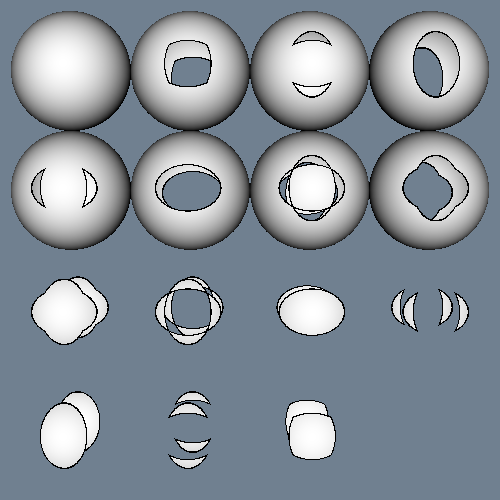

Write the Python code that produced this figure.
#!/usr/bin/env python
# Demonstrate boolean texture mapping with quadric implicit functions on spheres.

import vtkmodules.vtkInteractionStyle  # noqa: F401
import vtkmodules.vtkRenderingOpenGL2  # noqa: F401

from vtkmodules.vtkCommonDataModel import vtkQuadric
from vtkmodules.vtkFiltersSources import vtkSphereSource
from vtkmodules.vtkFiltersTexture import vtkImplicitTextureCoords
from vtkmodules.vtkImagingHybrid import vtkBooleanTexture
from vtkmodules.vtkRenderingCore import (
    vtkActor,
    vtkDataSetMapper,
    vtkRenderWindow,
    vtkRenderWindowInteractor,
    vtkRenderer,
    vtkTexture,
)

solid_texture = (255, 255)
clear_texture = (255, 0)
edge_texture = (0, 255)

# Define two elliptical cylinders.
quadric_1 = vtkQuadric()
quadric_1.SetCoefficients(1, 2, 0, 0, 0, 0, 0, 0, 0, -0.07)
quadric_2 = vtkQuadric()
quadric_2.SetCoefficients(2, 1, 0, 0, 0, 0, 0, 0, 0, -0.07)

# Create a sphere source.
sphere_source = vtkSphereSource()
sphere_source.SetPhiResolution(50)
sphere_source.SetThetaResolution(50)

# Create texture coordinates.
tcoords = vtkImplicitTextureCoords()
tcoords.SetInputConnection(sphere_source.GetOutputPort())
tcoords.SetRFunction(quadric_1)
tcoords.SetSFunction(quadric_2)

# Boolean textures for each case.
bool_tex_0 = vtkBooleanTexture()
bool_tex_0.SetXSize(256)
bool_tex_0.SetYSize(256)
bool_tex_0.SetThickness(1)
bool_tex_0.SetInIn(solid_texture)
bool_tex_0.SetOutIn(solid_texture)
bool_tex_0.SetInOut(solid_texture)
bool_tex_0.SetOutOut(solid_texture)
bool_tex_0.SetOnOn(solid_texture)
bool_tex_0.SetOnIn(solid_texture)
bool_tex_0.SetOnOut(solid_texture)
bool_tex_0.SetInOn(solid_texture)
bool_tex_0.SetOutOn(solid_texture)
bool_tex_0.Update()

bool_tex_1 = vtkBooleanTexture()
bool_tex_1.SetXSize(256)
bool_tex_1.SetYSize(256)
bool_tex_1.SetThickness(1)
bool_tex_1.SetInIn(clear_texture)
bool_tex_1.SetOutIn(solid_texture)
bool_tex_1.SetInOut(solid_texture)
bool_tex_1.SetOutOut(solid_texture)
bool_tex_1.SetOnOn(edge_texture)
bool_tex_1.SetOnIn(edge_texture)
bool_tex_1.SetOnOut(solid_texture)
bool_tex_1.SetInOn(edge_texture)
bool_tex_1.SetOutOn(solid_texture)
bool_tex_1.Update()

bool_tex_2 = vtkBooleanTexture()
bool_tex_2.SetXSize(256)
bool_tex_2.SetYSize(256)
bool_tex_2.SetThickness(1)
bool_tex_2.SetInIn(solid_texture)
bool_tex_2.SetOutIn(clear_texture)
bool_tex_2.SetInOut(solid_texture)
bool_tex_2.SetOutOut(solid_texture)
bool_tex_2.SetOnOn(edge_texture)
bool_tex_2.SetOnIn(edge_texture)
bool_tex_2.SetOnOut(solid_texture)
bool_tex_2.SetInOn(solid_texture)
bool_tex_2.SetOutOn(edge_texture)
bool_tex_2.Update()

bool_tex_3 = vtkBooleanTexture()
bool_tex_3.SetXSize(256)
bool_tex_3.SetYSize(256)
bool_tex_3.SetThickness(1)
bool_tex_3.SetInIn(clear_texture)
bool_tex_3.SetOutIn(clear_texture)
bool_tex_3.SetInOut(solid_texture)
bool_tex_3.SetOutOut(solid_texture)
bool_tex_3.SetOnOn(edge_texture)
bool_tex_3.SetOnIn(clear_texture)
bool_tex_3.SetOnOut(solid_texture)
bool_tex_3.SetInOn(edge_texture)
bool_tex_3.SetOutOn(edge_texture)
bool_tex_3.Update()

bool_tex_4 = vtkBooleanTexture()
bool_tex_4.SetXSize(256)
bool_tex_4.SetYSize(256)
bool_tex_4.SetThickness(1)
bool_tex_4.SetInIn(solid_texture)
bool_tex_4.SetOutIn(solid_texture)
bool_tex_4.SetInOut(clear_texture)
bool_tex_4.SetOutOut(solid_texture)
bool_tex_4.SetOnOn(edge_texture)
bool_tex_4.SetOnIn(solid_texture)
bool_tex_4.SetOnOut(edge_texture)
bool_tex_4.SetInOn(edge_texture)
bool_tex_4.SetOutOn(solid_texture)
bool_tex_4.Update()

bool_tex_5 = vtkBooleanTexture()
bool_tex_5.SetXSize(256)
bool_tex_5.SetYSize(256)
bool_tex_5.SetThickness(1)
bool_tex_5.SetInIn(clear_texture)
bool_tex_5.SetOutIn(solid_texture)
bool_tex_5.SetInOut(clear_texture)
bool_tex_5.SetOutOut(solid_texture)
bool_tex_5.SetOnOn(edge_texture)
bool_tex_5.SetOnIn(edge_texture)
bool_tex_5.SetOnOut(edge_texture)
bool_tex_5.SetInOn(clear_texture)
bool_tex_5.SetOutOn(solid_texture)
bool_tex_5.Update()

bool_tex_6 = vtkBooleanTexture()
bool_tex_6.SetXSize(256)
bool_tex_6.SetYSize(256)
bool_tex_6.SetThickness(1)
bool_tex_6.SetInIn(solid_texture)
bool_tex_6.SetOutIn(clear_texture)
bool_tex_6.SetInOut(clear_texture)
bool_tex_6.SetOutOut(solid_texture)
bool_tex_6.SetOnOn(edge_texture)
bool_tex_6.SetOnIn(edge_texture)
bool_tex_6.SetOnOut(edge_texture)
bool_tex_6.SetInOn(edge_texture)
bool_tex_6.SetOutOn(edge_texture)
bool_tex_6.Update()

bool_tex_7 = vtkBooleanTexture()
bool_tex_7.SetXSize(256)
bool_tex_7.SetYSize(256)
bool_tex_7.SetThickness(1)
bool_tex_7.SetInIn(clear_texture)
bool_tex_7.SetOutIn(clear_texture)
bool_tex_7.SetInOut(clear_texture)
bool_tex_7.SetOutOut(solid_texture)
bool_tex_7.SetOnOn(edge_texture)
bool_tex_7.SetOnIn(clear_texture)
bool_tex_7.SetOnOut(edge_texture)
bool_tex_7.SetInOn(clear_texture)
bool_tex_7.SetOutOn(edge_texture)
bool_tex_7.Update()

bool_tex_8 = vtkBooleanTexture()
bool_tex_8.SetXSize(256)
bool_tex_8.SetYSize(256)
bool_tex_8.SetThickness(1)
bool_tex_8.SetInIn(solid_texture)
bool_tex_8.SetOutIn(solid_texture)
bool_tex_8.SetInOut(solid_texture)
bool_tex_8.SetOutOut(clear_texture)
bool_tex_8.SetOnOn(edge_texture)
bool_tex_8.SetOnIn(solid_texture)
bool_tex_8.SetOnOut(edge_texture)
bool_tex_8.SetInOn(solid_texture)
bool_tex_8.SetOutOn(edge_texture)
bool_tex_8.Update()

bool_tex_9 = vtkBooleanTexture()
bool_tex_9.SetXSize(256)
bool_tex_9.SetYSize(256)
bool_tex_9.SetThickness(1)
bool_tex_9.SetInIn(clear_texture)
bool_tex_9.SetOutIn(solid_texture)
bool_tex_9.SetInOut(solid_texture)
bool_tex_9.SetOutOut(clear_texture)
bool_tex_9.SetOnOn(edge_texture)
bool_tex_9.SetOnIn(edge_texture)
bool_tex_9.SetOnOut(edge_texture)
bool_tex_9.SetInOn(edge_texture)
bool_tex_9.SetOutOn(edge_texture)
bool_tex_9.Update()

bool_tex_10 = vtkBooleanTexture()
bool_tex_10.SetXSize(256)
bool_tex_10.SetYSize(256)
bool_tex_10.SetThickness(1)
bool_tex_10.SetInIn(solid_texture)
bool_tex_10.SetOutIn(clear_texture)
bool_tex_10.SetInOut(solid_texture)
bool_tex_10.SetOutOut(clear_texture)
bool_tex_10.SetOnOn(edge_texture)
bool_tex_10.SetOnIn(edge_texture)
bool_tex_10.SetOnOut(edge_texture)
bool_tex_10.SetInOn(solid_texture)
bool_tex_10.SetOutOn(clear_texture)
bool_tex_10.Update()

bool_tex_11 = vtkBooleanTexture()
bool_tex_11.SetXSize(256)
bool_tex_11.SetYSize(256)
bool_tex_11.SetThickness(1)
bool_tex_11.SetInIn(clear_texture)
bool_tex_11.SetOutIn(clear_texture)
bool_tex_11.SetInOut(solid_texture)
bool_tex_11.SetOutOut(clear_texture)
bool_tex_11.SetOnOn(edge_texture)
bool_tex_11.SetOnIn(clear_texture)
bool_tex_11.SetOnOut(edge_texture)
bool_tex_11.SetInOn(edge_texture)
bool_tex_11.SetOutOn(clear_texture)
bool_tex_11.Update()

bool_tex_12 = vtkBooleanTexture()
bool_tex_12.SetXSize(256)
bool_tex_12.SetYSize(256)
bool_tex_12.SetThickness(1)
bool_tex_12.SetInIn(solid_texture)
bool_tex_12.SetOutIn(solid_texture)
bool_tex_12.SetInOut(clear_texture)
bool_tex_12.SetOutOut(clear_texture)
bool_tex_12.SetOnOn(edge_texture)
bool_tex_12.SetOnIn(solid_texture)
bool_tex_12.SetOnOut(clear_texture)
bool_tex_12.SetInOn(edge_texture)
bool_tex_12.SetOutOn(edge_texture)
bool_tex_12.Update()

bool_tex_13 = vtkBooleanTexture()
bool_tex_13.SetXSize(256)
bool_tex_13.SetYSize(256)
bool_tex_13.SetThickness(1)
bool_tex_13.SetInIn(clear_texture)
bool_tex_13.SetOutIn(solid_texture)
bool_tex_13.SetInOut(clear_texture)
bool_tex_13.SetOutOut(clear_texture)
bool_tex_13.SetOnOn(edge_texture)
bool_tex_13.SetOnIn(edge_texture)
bool_tex_13.SetOnOut(clear_texture)
bool_tex_13.SetInOn(clear_texture)
bool_tex_13.SetOutOn(edge_texture)
bool_tex_13.Update()

bool_tex_14 = vtkBooleanTexture()
bool_tex_14.SetXSize(256)
bool_tex_14.SetYSize(256)
bool_tex_14.SetThickness(1)
bool_tex_14.SetInIn(solid_texture)
bool_tex_14.SetOutIn(clear_texture)
bool_tex_14.SetInOut(clear_texture)
bool_tex_14.SetOutOut(clear_texture)
bool_tex_14.SetOnOn(edge_texture)
bool_tex_14.SetOnIn(edge_texture)
bool_tex_14.SetOnOut(clear_texture)
bool_tex_14.SetInOn(edge_texture)
bool_tex_14.SetOutOn(clear_texture)
bool_tex_14.Update()

bool_tex_15 = vtkBooleanTexture()
bool_tex_15.SetXSize(256)
bool_tex_15.SetYSize(256)
bool_tex_15.SetThickness(1)
bool_tex_15.SetInIn(clear_texture)
bool_tex_15.SetOutIn(clear_texture)
bool_tex_15.SetInOut(clear_texture)
bool_tex_15.SetOutOut(clear_texture)
bool_tex_15.SetOnOn(clear_texture)
bool_tex_15.SetOnIn(clear_texture)
bool_tex_15.SetOnOut(clear_texture)
bool_tex_15.SetInOn(clear_texture)
bool_tex_15.SetOutOn(clear_texture)
bool_tex_15.Update()

# Textures.
texture_0 = vtkTexture()
texture_0.SetInputData(bool_tex_0.GetOutput())
texture_0.InterpolateOff()
texture_0.RepeatOff()

texture_1 = vtkTexture()
texture_1.SetInputData(bool_tex_1.GetOutput())
texture_1.InterpolateOff()
texture_1.RepeatOff()

texture_2 = vtkTexture()
texture_2.SetInputData(bool_tex_2.GetOutput())
texture_2.InterpolateOff()
texture_2.RepeatOff()

texture_3 = vtkTexture()
texture_3.SetInputData(bool_tex_3.GetOutput())
texture_3.InterpolateOff()
texture_3.RepeatOff()

texture_4 = vtkTexture()
texture_4.SetInputData(bool_tex_4.GetOutput())
texture_4.InterpolateOff()
texture_4.RepeatOff()

texture_5 = vtkTexture()
texture_5.SetInputData(bool_tex_5.GetOutput())
texture_5.InterpolateOff()
texture_5.RepeatOff()

texture_6 = vtkTexture()
texture_6.SetInputData(bool_tex_6.GetOutput())
texture_6.InterpolateOff()
texture_6.RepeatOff()

texture_7 = vtkTexture()
texture_7.SetInputData(bool_tex_7.GetOutput())
texture_7.InterpolateOff()
texture_7.RepeatOff()

texture_8 = vtkTexture()
texture_8.SetInputData(bool_tex_8.GetOutput())
texture_8.InterpolateOff()
texture_8.RepeatOff()

texture_9 = vtkTexture()
texture_9.SetInputData(bool_tex_9.GetOutput())
texture_9.InterpolateOff()
texture_9.RepeatOff()

texture_10 = vtkTexture()
texture_10.SetInputData(bool_tex_10.GetOutput())
texture_10.InterpolateOff()
texture_10.RepeatOff()

texture_11 = vtkTexture()
texture_11.SetInputData(bool_tex_11.GetOutput())
texture_11.InterpolateOff()
texture_11.RepeatOff()

texture_12 = vtkTexture()
texture_12.SetInputData(bool_tex_12.GetOutput())
texture_12.InterpolateOff()
texture_12.RepeatOff()

texture_13 = vtkTexture()
texture_13.SetInputData(bool_tex_13.GetOutput())
texture_13.InterpolateOff()
texture_13.RepeatOff()

texture_14 = vtkTexture()
texture_14.SetInputData(bool_tex_14.GetOutput())
texture_14.InterpolateOff()
texture_14.RepeatOff()

texture_15 = vtkTexture()
texture_15.SetInputData(bool_tex_15.GetOutput())
texture_15.InterpolateOff()
texture_15.RepeatOff()

# Mapper (shared).
mapper = vtkDataSetMapper()
mapper.SetInputConnection(tcoords.GetOutputPort())

# Actors.
actor_0 = vtkActor()
actor_0.SetMapper(mapper)
actor_0.SetTexture(texture_0)
actor_0.SetPosition(-4, 4, 0)
actor_0.SetScale(2.0, 2.0, 2.0)

actor_1 = vtkActor()
actor_1.SetMapper(mapper)
actor_1.SetTexture(texture_1)
actor_1.SetPosition(-2, 4, 0)
actor_1.SetScale(2.0, 2.0, 2.0)

actor_2 = vtkActor()
actor_2.SetMapper(mapper)
actor_2.SetTexture(texture_2)
actor_2.SetPosition(0, 4, 0)
actor_2.SetScale(2.0, 2.0, 2.0)

actor_3 = vtkActor()
actor_3.SetMapper(mapper)
actor_3.SetTexture(texture_3)
actor_3.SetPosition(2, 4, 0)
actor_3.SetScale(2.0, 2.0, 2.0)

actor_4 = vtkActor()
actor_4.SetMapper(mapper)
actor_4.SetTexture(texture_4)
actor_4.SetPosition(-4, 2, 0)
actor_4.SetScale(2.0, 2.0, 2.0)

actor_5 = vtkActor()
actor_5.SetMapper(mapper)
actor_5.SetTexture(texture_5)
actor_5.SetPosition(-2, 2, 0)
actor_5.SetScale(2.0, 2.0, 2.0)

actor_6 = vtkActor()
actor_6.SetMapper(mapper)
actor_6.SetTexture(texture_6)
actor_6.SetPosition(0, 2, 0)
actor_6.SetScale(2.0, 2.0, 2.0)

actor_7 = vtkActor()
actor_7.SetMapper(mapper)
actor_7.SetTexture(texture_7)
actor_7.SetPosition(2, 2, 0)
actor_7.SetScale(2.0, 2.0, 2.0)

actor_8 = vtkActor()
actor_8.SetMapper(mapper)
actor_8.SetTexture(texture_8)
actor_8.SetPosition(-4, 0, 0)
actor_8.SetScale(2.0, 2.0, 2.0)

actor_9 = vtkActor()
actor_9.SetMapper(mapper)
actor_9.SetTexture(texture_9)
actor_9.SetPosition(-2, 0, 0)
actor_9.SetScale(2.0, 2.0, 2.0)

actor_10 = vtkActor()
actor_10.SetMapper(mapper)
actor_10.SetTexture(texture_10)
actor_10.SetPosition(0, 0, 0)
actor_10.SetScale(2.0, 2.0, 2.0)

actor_11 = vtkActor()
actor_11.SetMapper(mapper)
actor_11.SetTexture(texture_11)
actor_11.SetPosition(2, 0, 0)
actor_11.SetScale(2.0, 2.0, 2.0)

actor_12 = vtkActor()
actor_12.SetMapper(mapper)
actor_12.SetTexture(texture_12)
actor_12.SetPosition(-4, -2, 0)
actor_12.SetScale(2.0, 2.0, 2.0)

actor_13 = vtkActor()
actor_13.SetMapper(mapper)
actor_13.SetTexture(texture_13)
actor_13.SetPosition(-2, -2, 0)
actor_13.SetScale(2.0, 2.0, 2.0)

actor_14 = vtkActor()
actor_14.SetMapper(mapper)
actor_14.SetTexture(texture_14)
actor_14.SetPosition(0, -2, 0)
actor_14.SetScale(2.0, 2.0, 2.0)

actor_15 = vtkActor()
actor_15.SetMapper(mapper)
actor_15.SetTexture(texture_15)
actor_15.SetPosition(2, -2, 0)
actor_15.SetScale(2.0, 2.0, 2.0)

# Renderer.
renderer = vtkRenderer()
renderer.AddActor(actor_0)
renderer.AddActor(actor_1)
renderer.AddActor(actor_2)
renderer.AddActor(actor_3)
renderer.AddActor(actor_4)
renderer.AddActor(actor_5)
renderer.AddActor(actor_6)
renderer.AddActor(actor_7)
renderer.AddActor(actor_8)
renderer.AddActor(actor_9)
renderer.AddActor(actor_10)
renderer.AddActor(actor_11)
renderer.AddActor(actor_12)
renderer.AddActor(actor_13)
renderer.AddActor(actor_14)
renderer.AddActor(actor_15)
renderer.SetBackground(0.4392, 0.5020, 0.5647)

# Render window.
render_window = vtkRenderWindow()
render_window.SetSize(500, 500)
render_window.AddRenderer(renderer)
render_window.SetWindowName("quadric cut")

# Scene.
renderer.ResetCamera()
renderer.GetActiveCamera().Zoom(1.4)

interactor = vtkRenderWindowInteractor()
interactor.SetRenderWindow(render_window)

interactor.Initialize()
interactor.Start()
